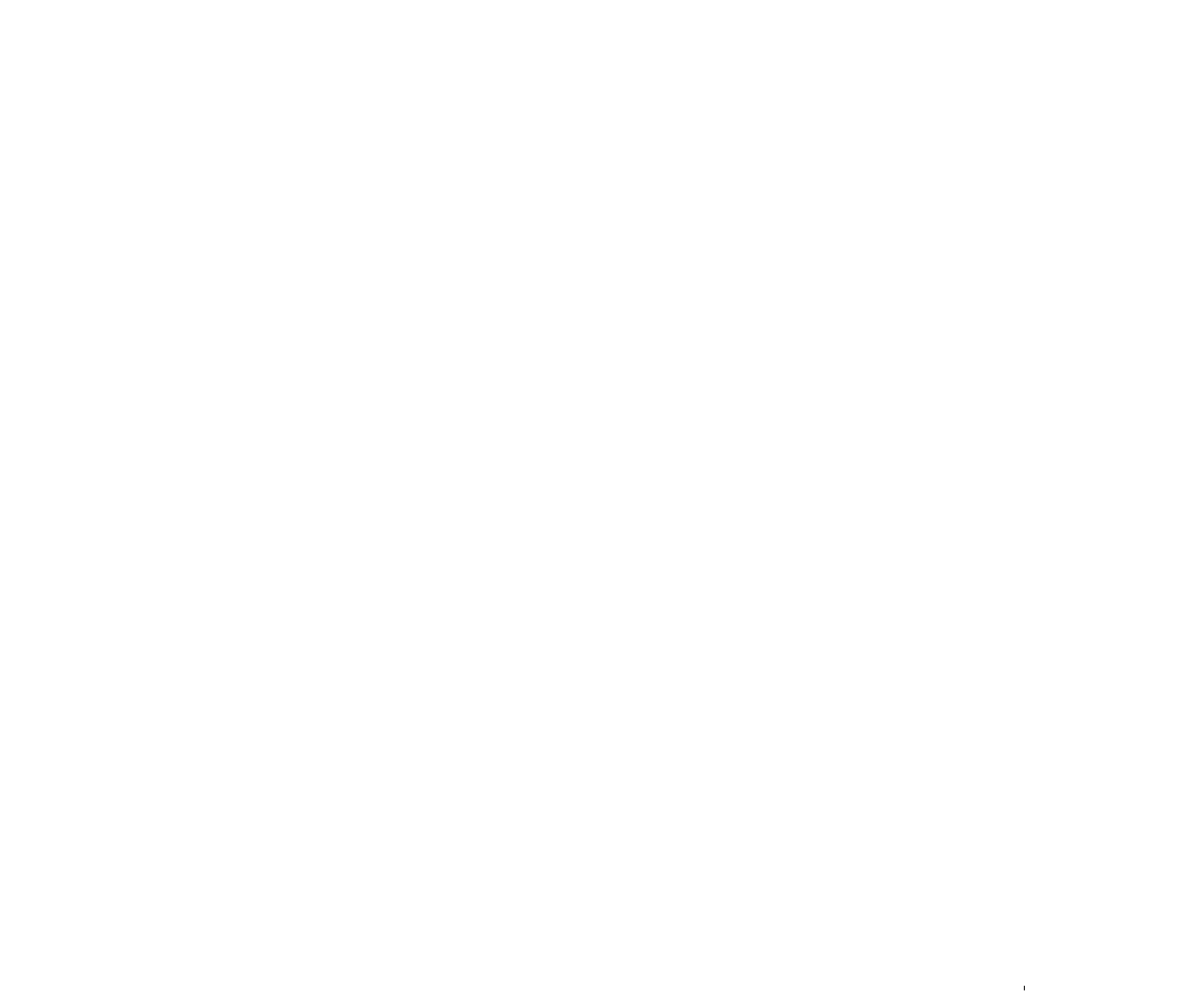
Frame 1 (no input)
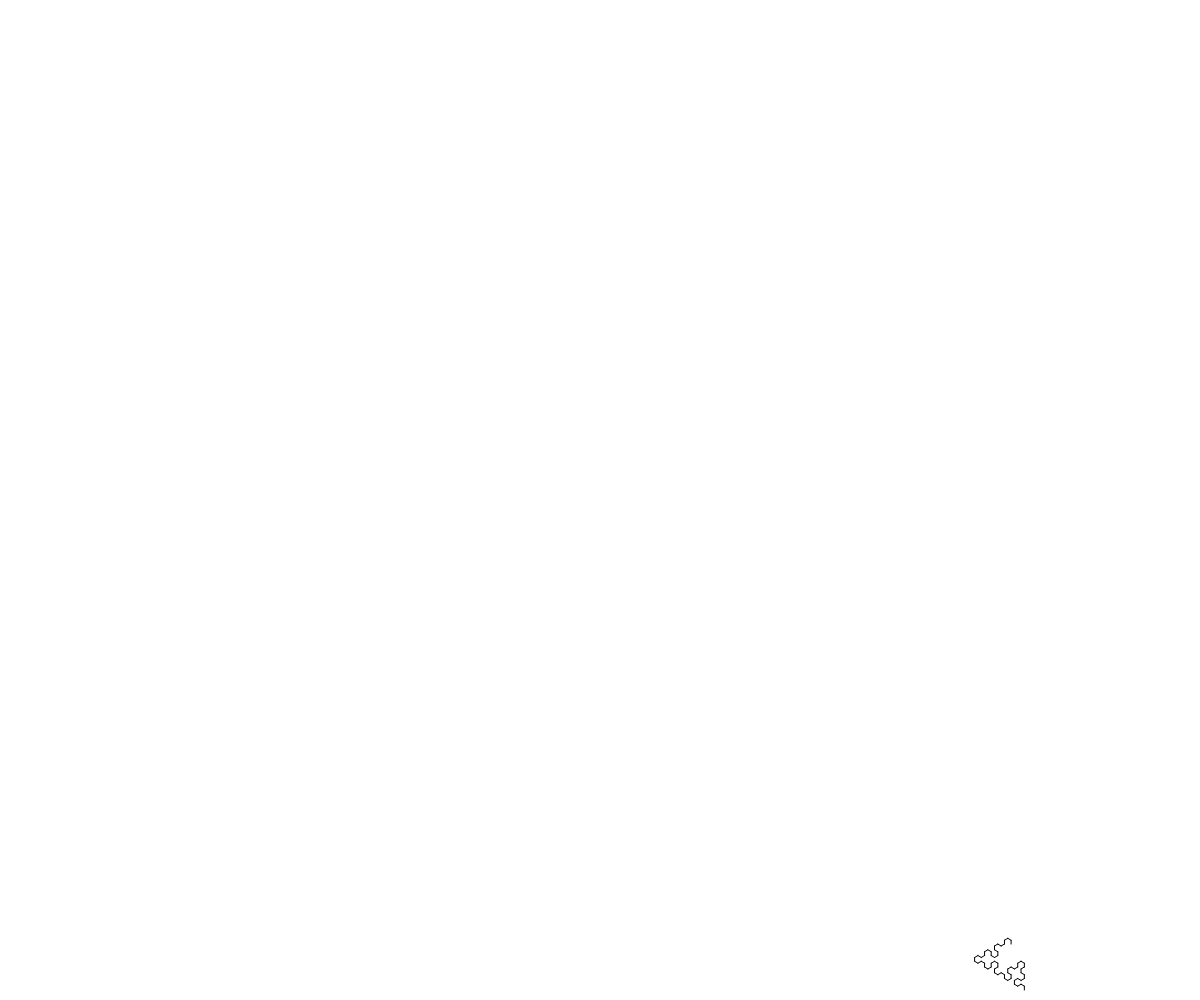
Frame 60 (no input)
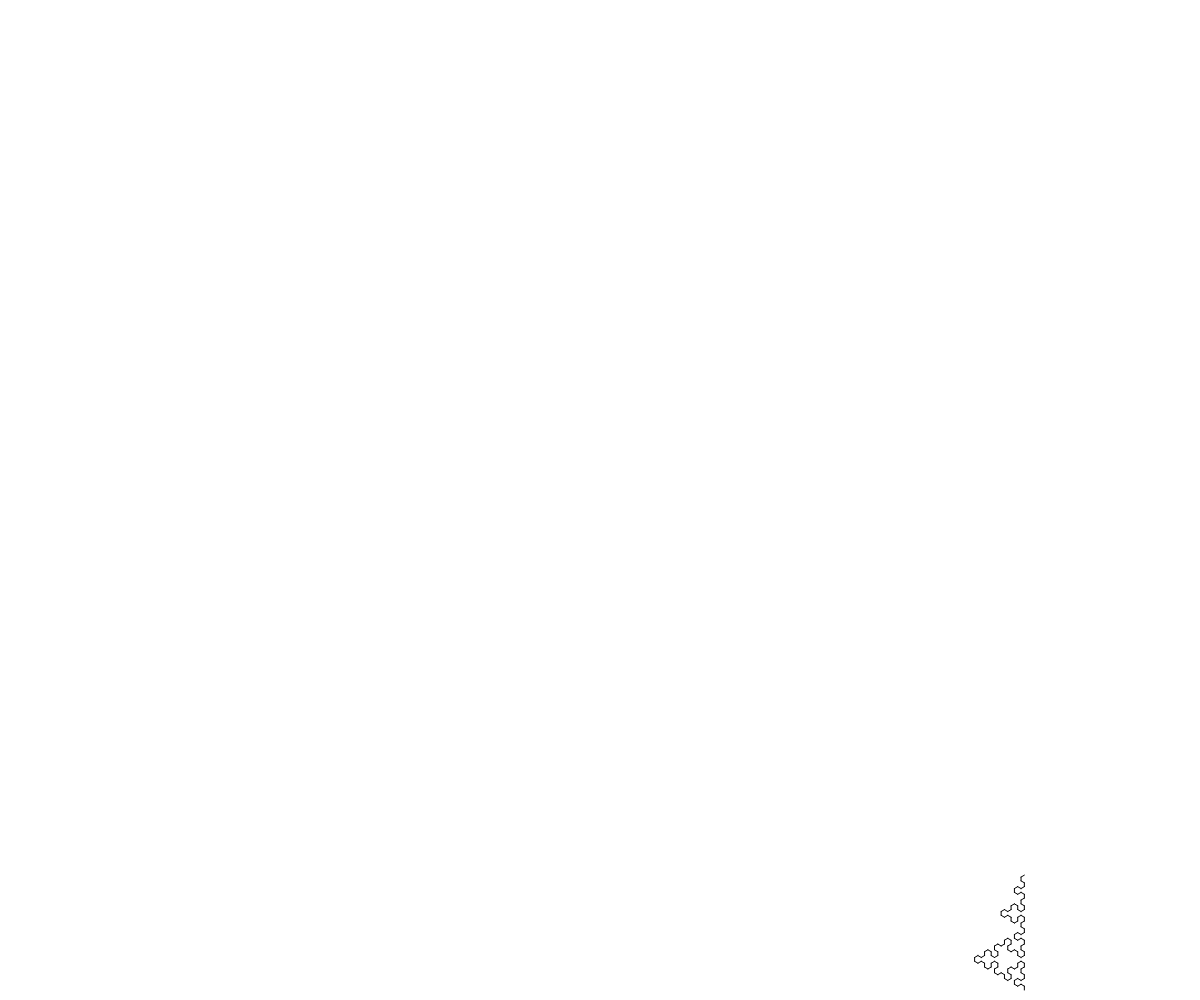
Frame 120 (the mouse pressed at the canvas centre since frame 60)

The p5.js sketch that drew these frames (run headless with seeded random() and noise() and a simulated clock; from frame 60 on, the mouse is pressed at the canvas centre):

// p5.js sketch
// ── sketch.js
var td;
var count = 0;
var t;
var v;
var border = 10;

function setup() {
    canvas = createCanvas(window.innerWidth, window.innerHeight);
    frameRate(30);

    var n = 8;
    t_size = Math.pow(2, n);
    t_len = (height - 2 * border);
    t_height = Math.sqrt(Math.pow(t_len, 2) - Math.pow(t_len/2, 2));
    curve_width = Math.pow(3, n);
    v = t_len / t_size;

    td = sierpinski(n);
    console.log(td);
    t = new Turtle(width/2 + t_height/2, height - border, 3*PI/2);
}

function draw() {
    var next = false;
    while (!next && count < td.length) {
        switch(td[count]) {
            case 'A':
                t.draw(v);
                next = true;
                break;
            case 'B':
                t.draw(v);
                next = true;
                break;
            case '+':
                t.turn(-1 * PI/3);
                break;
            case '-':
                t.turn(PI/3);
                break;
        }
        count += 1;
    }
}

function Turtle (x, y, r) {
    this.x = x;
    this.y = y;
    this.r = r;

    this.stack = [];

    this.draw = function(n) {
        new_x = this.x + cos(this.r) * n;
        new_y = this.y + sin(this.r) * n;
        line(this.x, this.y, new_x, new_y);
        this.x = new_x;
        this.y = new_y;
    }

    this.turn = function(p) {
        this.r = this.r + p;
    }

    this.save = function() {
        state = [this.x, this.y, this.r].join();
        this.stack.push(state);
    }
    
    this.restore = function() {
        state_string = this.stack.pop()
        newstate = state_string.split(',');
        console.log(newstate);
        this.x = float(newstate[0]);
        this.y = float(newstate[1]);
        this.r = float(newstate[2]);
    } 
}

function saprocessor(s) {
    var p;
    switch(s) {
        case 'A':
            p = '+B-A-B+';
            break;
        case 'B':
            p = '-A+B+A-';
            break;
        default:
            p = s;
    }
    return p
}

function lsystem(state, rule, n) {
    var newstate = "";

    if (n == 0) {
        return state;
    }
    else {
        for (var i = 0; i < state.length; i++) {
            newstate += rule(state[i]);
        };
        return lsystem(newstate, rule, n - 1)
    }
}

function sierpinski(n) {
    return lsystem('A', saprocessor, n);
}

window.onresize = function() {
    var w = window.innerWidth;
    var h = window.innerHeight;  
    canvas.size(w,h);
    width = w;
    height = h;
};
